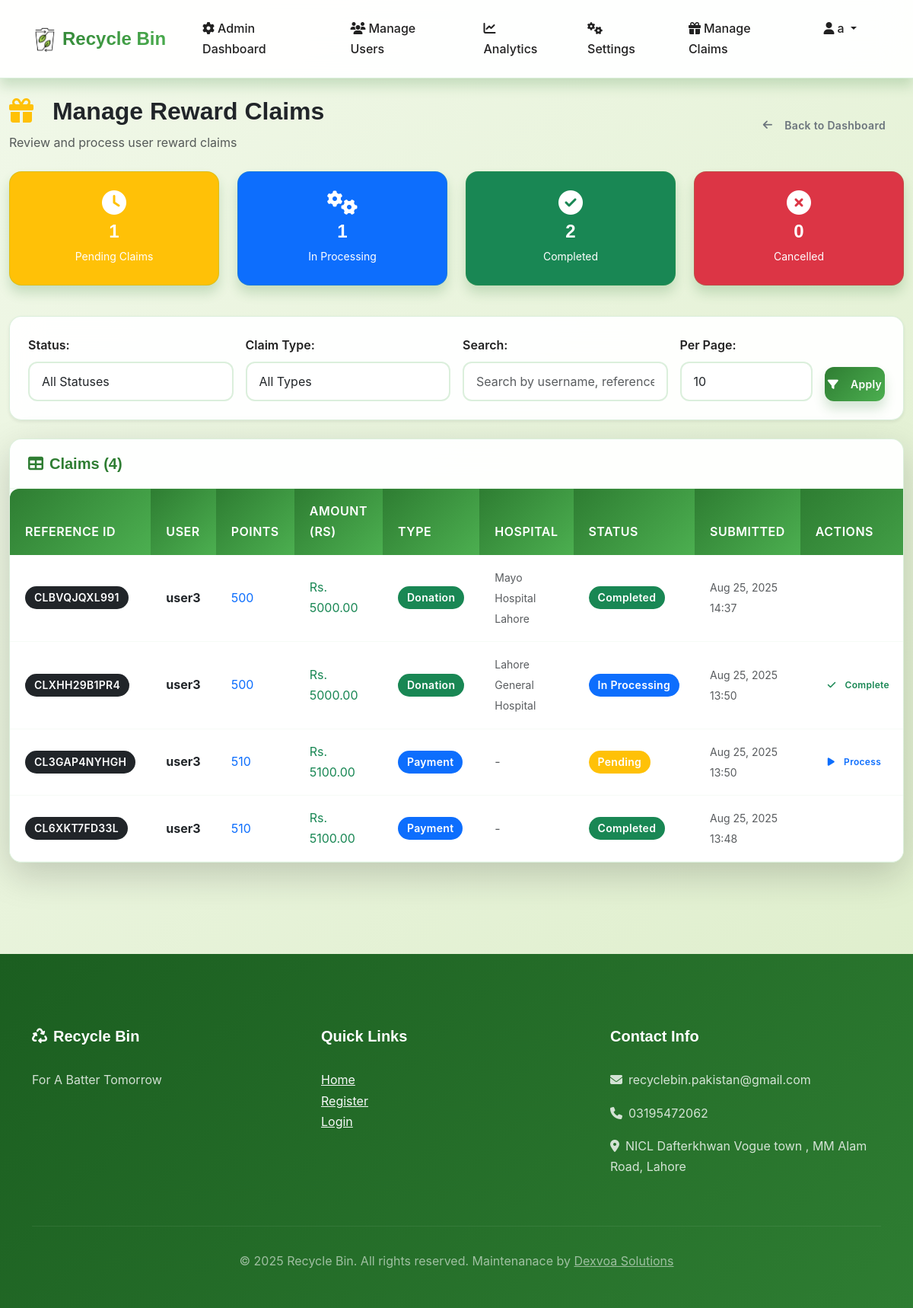
Before: /trash/manage-claims/ (signed in) with the older database file.
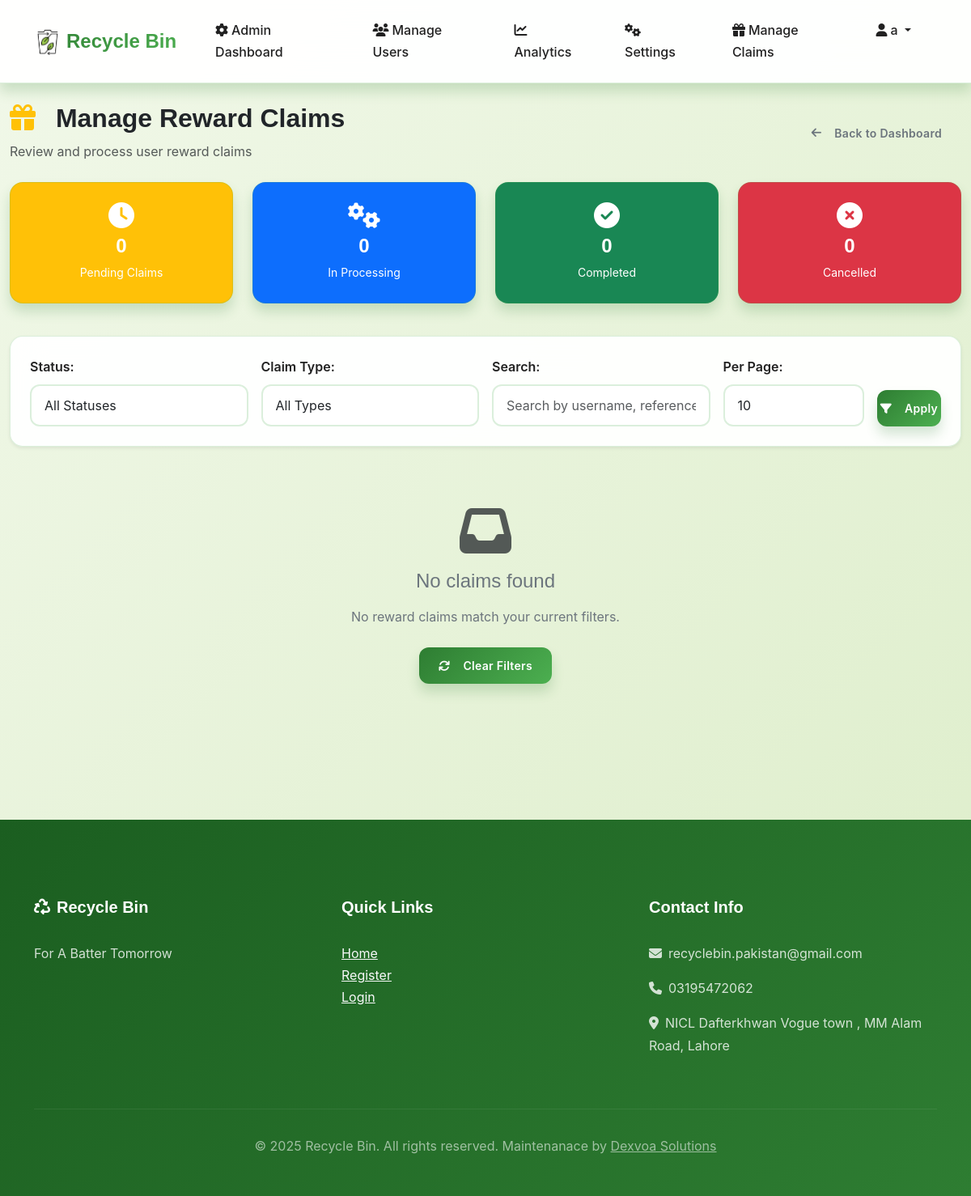
After: the same page with the newer database file.
### trash/models.py (models this page shows, shortened)
class RewardClaim(models.Model):
    STATUS_CHOICES = (
        ('pending', 'Pending'),
        ('processing', 'In Processing'),
        ('completed', 'Completed'),
        ('cancelled', 'Cancelled'),
    )
    CLAIM_TYPE_CHOICES = (
        ('payment', 'Payment'),
        ('donation', 'Donation'),
    )
    user = models.ForeignKey(CustomUser, on_delete=models.CASCADE, related_name='reward_claims')
    claim_amount = models.PositiveIntegerField(verbose_name="Points to Claim")
    monetary_amount = models.DecimalField(max_digits=10, decimal_places=2, verbose_name="Monetary Amount (Rs)", default=0)
    claim_type = models.CharField(max_length=10, choices=CLAIM_TYPE_CHOICES)
    donation_hospital = models.CharField(max_length=100, blank=True, null=True, verbose_name="Donation Hospital")
    status = models.CharField(max_length=15, choices=STATUS_CHOICES, default='pending')
    created_at = models.DateTimeField(auto_now_add=True)
    updated_at = models.DateTimeField(auto_now=True)
    processed_by = models.ForeignKey(CustomUser, null=True, blank=True,
                                    on_delete=models.SET_NULL,
                                    related_name='processed_claims',
                                    limit_choices_to={'user_type': 'admin'})
    processed_at = models.DateTimeField(null=True, blank=True)
    notes = models.TextField(blank=True)
    reference_id = models.CharField(max_length=20, blank=True, unique=True, editable=False)

### accounts/models.py (models this page shows, shortened)
class CustomUser(AbstractUser):
    USER_TYPE_CHOICES = (
        ('user', 'Regular User'),
        ('rider', 'Rider'),
        ('admin', 'Admin')
    )
    STATUS_CHOICES = (
        ('active', 'Active'),
        ('inactive', 'Inactive'),
        ('suspended', 'Suspended'),
    )
    user_type = models.CharField(max_length=10, choices=USER_TYPE_CHOICES, default='user')
    phone = models.CharField(max_length=15, blank=True)
    reward_points = models.PositiveIntegerField(default=0)
    profile_image = models.ImageField(upload_to='profile_images/', blank=True, null=True)
    location = models.CharField(max_length=255, blank=True, help_text="Default collection location")
    status = models.CharField(max_length=10, choices=STATUS_CHOICES, default='active')
    created_at = models.DateTimeField(auto_now_add=True)
    updated_at = models.DateTimeField(auto_now=True)
    id_proof = models.ImageField(upload_to='id_proofs/', blank=True, null=True)
    vehicle_type = models.CharField(max_length=50, blank=True, null=True)
    vehicle_model = models.CharField(max_length=50, blank=True, null=True)
    license_plate = models.CharField(max_length=20, blank=True, null=True)
    vehicle_color = models.CharField(max_length=30, blank=True, null=True)

### trash/views.py (the view, shortened to what this page needs)
# urls.py: path('manage-claims/', views.manage_claims, name='manage_claims'),
@login_required
@user_passes_test(lambda u: u.user_type == 'admin')
def manage_claims(request):
    claims = RewardClaim.objects.all().order_by('-created_at')
    status_filter = request.GET.get('status', '')
    claim_type_filter = request.GET.get('claim_type', '')
    search_query = request.GET.get('search', '')
    per_page = int(request.GET.get('per_page', 10))
    if status_filter:
        claims = claims.filter(status=status_filter)
    if claim_type_filter:
        claims = claims.filter(claim_type=claim_type_filter)
    paginator = Paginator(claims, per_page)
    page_number = request.GET.get('page')
    page_obj = paginator.get_page(page_number)
    status_counts = {
        'pending': RewardClaim.objects.filter(status='pending').count(),
        'processing': RewardClaim.objects.filter(status='processing').count(),
        'completed': RewardClaim.objects.filter(status='completed').count(),
        'cancelled': RewardClaim.objects.filter(status='cancelled').count(),
    }
    context = {
        'claims': page_obj,
        'status_filter': status_filter,
        'claim_type_filter': claim_type_filter,
        'search_query': search_query,
        'per_page': per_page,
        'status_counts': status_counts,
        'is_paginated': paginator.num_pages > 1,
        'page_obj': page_obj,
    }
    return render(request, 'trash/manage_claims.html', context)

### templates/trash/manage_claims.html (shortened to what the changed rows need)
{% extends 'base.html' %}
{% load static %}
{% block content %}
<div class="container-fluid py-4">
    <div class="row mb-4">
        <div class="col-12">
            <div class="d-flex justify-content-between align-items-center">
                <div>
                    <h1 class="h2 fw-bold text-dark mb-2">
                        <i class="fas fa-gift text-warning me-3"></i>
                        Manage Reward Claims
                    </h1>
                </div>
            </div>
        </div>
    </div>
    <div class="row mb-4">
        <div class="col-lg-3 col-md-6 mb-3">
            <div class="card bg-warning text-white">
                <div class="card-body text-center">
                    <i class="fas fa-clock fa-2x mb-2"></i>
                    <h4 class="mb-1">{{ status_counts.pending }}</h4>
                    <small>Pending Claims</small>
                </div>
            </div>
        </div>
        <div class="col-lg-3 col-md-6 mb-3">
            <div class="card bg-primary text-white">
                <div class="card-body text-center">
                    <i class="fas fa-cogs fa-2x mb-2"></i>
                    <h4 class="mb-1">{{ status_counts.processing }}</h4>
                    <small>In Processing</small>
                </div>
            </div>
        </div>
        <div class="col-lg-3 col-md-6 mb-3">
            <div class="card bg-success text-white">
                <div class="card-body text-center">
                    <i class="fas fa-check-circle fa-2x mb-2"></i>
                    <h4 class="mb-1">{{ status_counts.completed }}</h4>
                    <small>Completed</small>
                </div>
            </div>
        </div>
    </div>
    {% if claims %}
        <div class="card shadow-lg">
            <div class="card-header">
                <h5 class="mb-0">
                    <i class="fas fa-table me-2"></i>Claims ({{ claims.paginator.count }})
                </h5>
            </div>
            <div class="card-body p-0">
                <div class="table-responsive">
                    <table class="table table-hover mb-0">
                        <thead class="table-dark">
                            <tr>
                                <th>Reference ID</th>
                                <th>User</th>
                                <th>Points</th>
                                <th>Amount (Rs)</th>
                                <th>Type</th>
                                <th>Hospital</th>
                                <th>Status</th>
                                <th>Submitted</th>
                                <th>Actions</th>
                            </tr>
                        </thead>
                        <tbody>
                            {% for claim in claims %}
                            <tr>
                                <td><span class="badge bg-dark">{{ claim.reference_id }}</span></td>
                                <td><strong>{{ claim.user.username }}</strong></td>
                                <td><span class="text-primary">{{ claim.claim_amount }}</span></td>
                                <td><span class="text-success">Rs. {{ claim.monetary_amount }}</span></td>
                                <td>
                                    <span class="badge {% if claim.claim_type == 'payment' %}bg-primary{% else %}bg-success{% endif %}">
                                        {{ claim.get_claim_type_display }}
                                    </span>
                                </td>
                                <td>
                                    {% if claim.donation_hospital %}
                                        <small class="text-muted">{{ claim.donation_hospital }}</small>
                                    {% else %}
                                        <span class="text-muted">-</span>
                                    {% endif %}
                                </td>
                                <td>
                                    <span class="badge
                                        {% if claim.status == 'pending' %}bg-warning
                                        {% elif claim.status == 'processing' %}bg-primary
                                        {% elif claim.status == 'completed' %}bg-success
                                        {% elif claim.status == 'cancelled' %}bg-danger
                                        {% endif %}">
                                        {{ claim.get_status_display }}
                                    </span>
                                </td>
                                <td><small class="text-muted">{{ claim.created_at|date:"M d, Y H:i" }}</small></td>
                                <td>
                                    <div class="btn-group btn-group-sm" role="group">
                                        {% if claim.status == 'pending' %}
                                            <button type="button" class="btn btn-outline-primary btn-sm"
                                                    onclick="updateClaimStatus('{{ claim.id }}', 'processing')">
                                                <i class="fas fa-play me-1"></i>Process
                                            </button>
                                        {% elif claim.status == 'processing' %}
                                            {% if claim.claim_amount >= 500 %}
                                                <button type="button" class="btn btn-outline-success btn-sm"
                                                        onclick="updateClaimStatus('{{ claim.id }}', 'completed')">
                                                    <i class="fas fa-check me-1"></i>Complete
                                                </button>
                                            {% endif %}
                                        {% endif %}
                                        {% if claim.status in 'pending,processing' %}
                                            <button type="button" class="btn btn-outline-danger btn-sm"
                                                    onclick="updateClaimStatus('{{ claim.id }}', 'cancelled')">
                                            </button>
                                        {% endif %}
                                    </div>
                                </td>
                            </tr>
                            {% endfor %}
                        </tbody>
                    </table>
                </div>
            </div>
        </div>
    {% else %}
        <div class="empty-state text-center py-5">
            <i class="fas fa-inbox fa-4x text-muted mb-3"></i>
            <h3 class="h4 mb-3">No claims found</h3>
            <p class="mb-4">No reward claims match your current filters.</p>
            <a href="{% url 'trash:manage_claims' %}" class="btn btn-primary">
                <i class="fas fa-refresh me-2"></i>Clear Filters
            </a>
        </div>
    {% endif %}
</div>
{% endblock %}

Changed rows visible on the page:
removed RewardClaim: reference_id "CLBVQJQXL991", user.username "user3", claim_amount "500", monetary_amount "5000.00", claim_type "Donation", donation_hospital "Mayo Hospital Lahore", status "Completed", created_at "Aug 25, 2025 14:37"
removed RewardClaim: reference_id "CLXHH29B1PR4", user.username "user3", claim_amount "500", monetary_amount "5000.00", claim_type "Donation", donation_hospital "Lahore General Hospital", status "In Processing", created_at "Aug 25, 2025 13:50"
removed RewardClaim: reference_id "CL3GAP4NYHGH", user.username "user3", claim_amount "510", monetary_amount "5100.00", claim_type "Payment", status "Pending", created_at "Aug 25, 2025 13:50"
removed RewardClaim: reference_id "CL6XKT7FD33L", user.username "user3", claim_amount "510", monetary_amount "5100.00", claim_type "Payment", status "Completed", created_at "Aug 25, 2025 13:48"
Other visible differences:
{{ status_counts.pending }}: "1" → "0"
{{ status_counts.processing }}: "1" → "0"
{{ status_counts.completed }}: "2" → "0"
{{ claims.paginator.count }}: "4" → (not shown)
text no longer shown: "Claims ( ) REFERENCE ID USER POINTS AMOUNT (RS) TYPE HOSPITAL STATUS SUBMITTED ACTIONS"
text now shown: "No claims found No reward claims match your current filters. Clear Filters"
